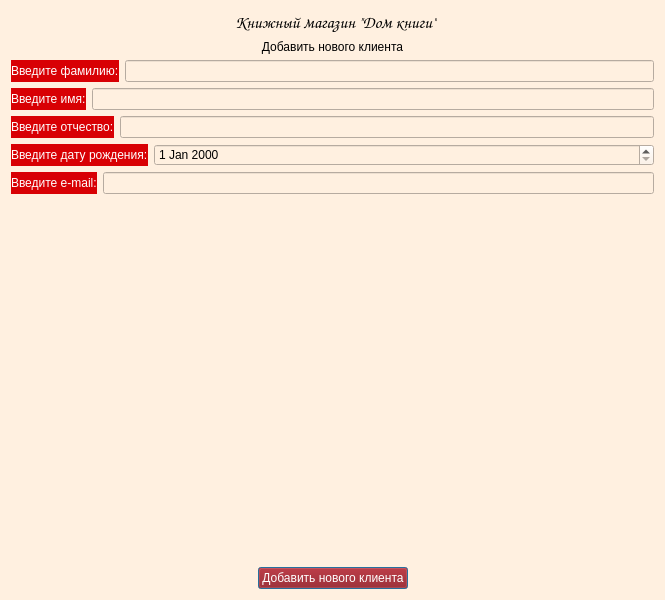
<?xml version="1.0" encoding="UTF-8"?>
<ui version="4.0">
 <class>Dialog</class>
 <widget class="QDialog" name="Dialog">
  <property name="geometry">
   <rect>
    <x>0</x>
    <y>0</y>
    <width>665</width>
    <height>600</height>
   </rect>
  </property>
  <property name="windowTitle">
   <string>Dialog</string>
  </property>
  <property name="styleSheet">
   <string notr="true">background-color: rgb(255, 240, 224);</string>
  </property>
  <layout class="QVBoxLayout" name="verticalLayout">
   <item>
    <layout class="QHBoxLayout" name="horizontalLayout_2" stretch="3,2,2,1">
     <property name="leftMargin">
      <number>12</number>
     </property>
     <property name="rightMargin">
      <number>0</number>
     </property>
     <item>
      <spacer name="horizontalSpacer">
       <property name="orientation">
        <enum>Qt::Horizontal</enum>
       </property>
       <property name="sizeHint" stdset="0">
        <size>
         <width>40</width>
         <height>20</height>
        </size>
       </property>
      </spacer>
     </item>
     <item>
      <widget class="QLabel" name="label">
       <property name="minimumSize">
        <size>
         <width>0</width>
         <height>0</height>
        </size>
       </property>
       <property name="font">
        <font>
         <family>Comic Sans MS</family>
         <pointsize>13</pointsize>
        </font>
       </property>
       <property name="text">
        <string>Книжный магазин &quot;Дом книги&quot;</string>
       </property>
       <property name="alignment">
        <set>Qt::AlignCenter</set>
       </property>
      </widget>
     </item>
     <item>
      <spacer name="horizontalSpacer_6">
       <property name="orientation">
        <enum>Qt::Horizontal</enum>
       </property>
       <property name="sizeHint" stdset="0">
        <size>
         <width>40</width>
         <height>20</height>
        </size>
       </property>
      </spacer>
     </item>
     <item>
      <widget class="QLabel" name="logo">
       <property name="maximumSize">
        <size>
         <width>80</width>
         <height>80</height>
        </size>
       </property>
       <property name="text">
        <string/>
       </property>
       <property name="pixmap">
        <pixmap>img/logo_mini.png</pixmap>
       </property>
       <property name="scaledContents">
        <bool>true</bool>
       </property>
      </widget>
     </item>
    </layout>
   </item>
   <item>
    <layout class="QVBoxLayout" name="verticalLayout_2">
     <item>
      <widget class="QLabel" name="label_2">
       <property name="styleSheet">
        <string notr="true">font: 11pt &quot;Comic Sans MS&quot;;</string>
       </property>
       <property name="text">
        <string>Добавить нового клиента</string>
       </property>
       <property name="alignment">
        <set>Qt::AlignCenter</set>
       </property>
      </widget>
     </item>
     <item>
      <layout class="QVBoxLayout" name="verticalLayout_5">
       <item>
        <layout class="QHBoxLayout" name="horizontalLayout_4">
         <item>
          <widget class="QLabel" name="label_5">
           <property name="styleSheet">
            <string notr="true">background-color: rgb(216, 0, 4);
color: rgb(255, 255, 255);
font: 9pt &quot;Comic Sans MS&quot;;</string>
           </property>
           <property name="text">
            <string>Введите фамилию:</string>
           </property>
          </widget>
         </item>
         <item>
          <widget class="QLineEdit" name="edit_surname"/>
         </item>
        </layout>
       </item>
       <item>
        <layout class="QHBoxLayout" name="horizontalLayout_20" stretch="0,100">
         <item>
          <widget class="QLabel" name="label_3">
           <property name="styleSheet">
            <string notr="true">background-color: rgb(216, 0, 4);
color: rgb(255, 255, 255);
font: 9pt &quot;Comic Sans MS&quot;;</string>
           </property>
           <property name="text">
            <string>Введите имя:</string>
           </property>
          </widget>
         </item>
         <item>
          <widget class="QLineEdit" name="edit_name"/>
         </item>
        </layout>
       </item>
       <item>
        <layout class="QHBoxLayout" name="horizontalLayout_19" stretch="0,0">
         <item>
          <widget class="QLabel" name="label_18">
           <property name="styleSheet">
            <string notr="true">background-color: rgb(216, 0, 4);
color: rgb(255, 255, 255);
font: 9pt &quot;Comic Sans MS&quot;;</string>
           </property>
           <property name="text">
            <string>Введите отчество:</string>
           </property>
          </widget>
         </item>
         <item>
          <widget class="QLineEdit" name="edit_lastname"/>
         </item>
        </layout>
       </item>
       <item>
        <layout class="QHBoxLayout" name="horizontalLayout_5" stretch="0,100">
         <property name="spacing">
          <number>6</number>
         </property>
         <item>
          <widget class="QLabel" name="label_7">
           <property name="styleSheet">
            <string notr="true">background-color: rgb(216, 0, 4);
color: rgb(255, 255, 255);
font: 9pt &quot;Comic Sans MS&quot;;</string>
           </property>
           <property name="text">
            <string>Введите дату рождения:</string>
           </property>
          </widget>
         </item>
         <item>
          <widget class="QDateEdit" name="date_birth"/>
         </item>
        </layout>
       </item>
       <item>
        <layout class="QHBoxLayout" name="horizontalLayout">
         <item>
          <widget class="QLabel" name="label_4">
           <property name="styleSheet">
            <string notr="true">background-color: rgb(216, 0, 4);
color: rgb(255, 255, 255);
font: 9pt &quot;Comic Sans MS&quot;;</string>
           </property>
           <property name="text">
            <string>Введите e-mail:</string>
           </property>
          </widget>
         </item>
         <item>
          <widget class="QLineEdit" name="edit_email"/>
         </item>
        </layout>
       </item>
      </layout>
     </item>
     <item>
      <spacer name="verticalSpacer">
       <property name="orientation">
        <enum>Qt::Vertical</enum>
       </property>
       <property name="sizeHint" stdset="0">
        <size>
         <width>20</width>
         <height>40</height>
        </size>
       </property>
      </spacer>
     </item>
     <item>
      <layout class="QHBoxLayout" name="horizontalLayout_3">
       <item>
        <spacer name="horizontalSpacer_2">
         <property name="orientation">
          <enum>Qt::Horizontal</enum>
         </property>
         <property name="sizeHint" stdset="0">
          <size>
           <width>40</width>
           <height>20</height>
          </size>
         </property>
        </spacer>
       </item>
       <item>
        <widget class="QPushButton" name="btn_add_client">
         <property name="styleSheet">
          <string notr="true">background-color: rgb(143, 0, 2);
font: 9pt &quot;Comic Sans MS&quot;;
color: rgb(255, 255, 255);</string>
         </property>
         <property name="text">
          <string>Добавить нового клиента</string>
         </property>
        </widget>
       </item>
       <item>
        <spacer name="horizontalSpacer_3">
         <property name="orientation">
          <enum>Qt::Horizontal</enum>
         </property>
         <property name="sizeHint" stdset="0">
          <size>
           <width>40</width>
           <height>20</height>
          </size>
         </property>
        </spacer>
       </item>
      </layout>
     </item>
    </layout>
   </item>
  </layout>
 </widget>
 <resources/>
 <connections/>
</ui>
